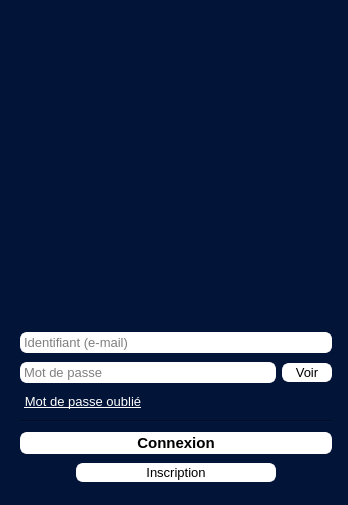
<?xml version="1.0" encoding="UTF-8"?>
<ui version="4.0">
 <class>Widget</class>
 <widget class="QWidget" name="Widget">
  <property name="geometry">
   <rect>
    <x>0</x>
    <y>0</y>
    <width>348</width>
    <height>505</height>
   </rect>
  </property>
  <property name="minimumSize">
   <size>
    <width>348</width>
    <height>505</height>
   </size>
  </property>
  <property name="maximumSize">
   <size>
    <width>348</width>
    <height>505</height>
   </size>
  </property>
  <property name="font">
   <font>
    <pointsize>10</pointsize>
   </font>
  </property>
  <property name="windowTitle">
   <string>Page de connexion</string>
  </property>
  <property name="styleSheet">
   <string notr="true">background-color: rgb(80, 80, 80);
background-color: rgb(2, 20, 56);</string>
  </property>
  <layout class="QHBoxLayout" name="horizontalLayout_4">
   <item>
    <widget class="QStackedWidget" name="stackedWidget">
     <property name="minimumSize">
      <size>
       <width>330</width>
       <height>450</height>
      </size>
     </property>
     <property name="maximumSize">
      <size>
       <width>330</width>
       <height>500</height>
      </size>
     </property>
     <property name="font">
      <font>
       <pointsize>8</pointsize>
      </font>
     </property>
     <property name="currentIndex">
      <number>0</number>
     </property>
     <widget class="QWidget" name="connectPage">
      <layout class="QHBoxLayout" name="horizontalLayout_8">
       <item>
        <layout class="QVBoxLayout" name="connectPageVerticalLayout">
         <item>
          <layout class="QHBoxLayout" name="horizontalLayout_3">
           <item>
            <widget class="QLabel" name="mainAppLogoLabelPage1">
             <property name="maximumSize">
              <size>
               <width>300</width>
               <height>300</height>
              </size>
             </property>
             <property name="text">
              <string/>
             </property>
             <property name="pixmap">
              <pixmap>../../ressources/bestBettor logo.jpg</pixmap>
             </property>
             <property name="scaledContents">
              <bool>true</bool>
             </property>
            </widget>
           </item>
          </layout>
         </item>
         <item>
          <widget class="QLineEdit" name="idLineEdit">
           <property name="font">
            <font>
             <pointsize>10</pointsize>
            </font>
           </property>
           <property name="autoFillBackground">
            <bool>false</bool>
           </property>
           <property name="styleSheet">
            <string notr="true">color: rgb(0, 0, 0);
background-color: rgb(255, 255, 255);
border: 2px solid white;
border-radius: 7px;</string>
           </property>
           <property name="placeholderText">
            <string>Identifiant (e-mail)</string>
           </property>
          </widget>
         </item>
         <item>
          <layout class="QHBoxLayout" name="horizontalLayout">
           <item>
            <widget class="QLineEdit" name="passwordLineEdit">
             <property name="font">
              <font>
               <pointsize>10</pointsize>
              </font>
             </property>
             <property name="styleSheet">
              <string notr="true">color: rgb(0, 0, 0);
background-color: rgb(255, 255, 255);
border: 2px solid white;
border-radius: 7px;</string>
             </property>
             <property name="echoMode">
              <enum>QLineEdit::Password</enum>
             </property>
             <property name="placeholderText">
              <string>Mot de passe</string>
             </property>
            </widget>
           </item>
           <item>
            <widget class="QPushButton" name="seePasswordPushButton">
             <property name="minimumSize">
              <size>
               <width>50</width>
               <height>0</height>
              </size>
             </property>
             <property name="maximumSize">
              <size>
               <width>50</width>
               <height>16777215</height>
              </size>
             </property>
             <property name="font">
              <font>
               <pointsize>10</pointsize>
              </font>
             </property>
             <property name="styleSheet">
              <string notr="true">color: rgb(0, 0, 0);
background-color: rgb(255, 255, 255);
border: 2px solid white;
border-radius: 7px;</string>
             </property>
             <property name="text">
              <string>Voir</string>
             </property>
            </widget>
           </item>
          </layout>
         </item>
         <item>
          <widget class="QPushButton" name="forgottenPasswordPushButton">
           <property name="minimumSize">
            <size>
             <width>0</width>
             <height>0</height>
            </size>
           </property>
           <property name="maximumSize">
            <size>
             <width>126</width>
             <height>16777215</height>
            </size>
           </property>
           <property name="font">
            <font>
             <pointsize>10</pointsize>
             <underline>true</underline>
            </font>
           </property>
           <property name="styleSheet">
            <string notr="true">color: rgb(255, 255, 255);
border: 2px solid rgb(2, 20, 56);
border-radius: 7px;</string>
           </property>
           <property name="text">
            <string>Mot de passe oublié</string>
           </property>
           <property name="flat">
            <bool>true</bool>
           </property>
          </widget>
         </item>
         <item>
          <widget class="Line" name="line">
           <property name="styleSheet">
            <string notr="true">color: rgb(255, 255, 255);</string>
           </property>
           <property name="orientation">
            <enum>Qt::Horizontal</enum>
           </property>
          </widget>
         </item>
         <item>
          <widget class="QPushButton" name="connectPushButton">
           <property name="font">
            <font>
             <pointsize>11</pointsize>
             <bold>true</bold>
            </font>
           </property>
           <property name="autoFillBackground">
            <bool>false</bool>
           </property>
           <property name="styleSheet">
            <string notr="true">color: rgb(0, 0, 0);
background-color: rgb(255, 255, 255);
border: 2px solid white;
border-radius: 7px;</string>
           </property>
           <property name="text">
            <string>Connexion</string>
           </property>
          </widget>
         </item>
         <item>
          <layout class="QHBoxLayout" name="horizontalLayout_2">
           <item>
            <widget class="QPushButton" name="registrationPushButton">
             <property name="minimumSize">
              <size>
               <width>200</width>
               <height>0</height>
              </size>
             </property>
             <property name="maximumSize">
              <size>
               <width>200</width>
               <height>16777215</height>
              </size>
             </property>
             <property name="font">
              <font>
               <pointsize>10</pointsize>
              </font>
             </property>
             <property name="layoutDirection">
              <enum>Qt::LeftToRight</enum>
             </property>
             <property name="styleSheet">
              <string notr="true">color: rgb(0, 0, 0);
background-color: rgb(255, 255, 255);
border: 2px solid white;
border-radius: 7px;</string>
             </property>
             <property name="text">
              <string>Inscription</string>
             </property>
            </widget>
           </item>
          </layout>
         </item>
        </layout>
       </item>
      </layout>
     </widget>
     <widget class="QWidget" name="registerPage">
      <layout class="QHBoxLayout" name="horizontalLayout_9">
       <item>
        <layout class="QVBoxLayout" name="registerPageVerticalLayout">
         <item>
          <widget class="QPushButton" name="backPushButtonPage2">
           <property name="maximumSize">
            <size>
             <width>80</width>
             <height>16777215</height>
            </size>
           </property>
           <property name="styleSheet">
            <string notr="true">color: rgb(0, 0, 0);
background-color: rgb(255, 255, 255);
border: 2px solid white;
border-radius: 7px;</string>
           </property>
           <property name="text">
            <string>&lt;- Retour</string>
           </property>
           <property name="autoRepeatInterval">
            <number>100</number>
           </property>
          </widget>
         </item>
         <item>
          <layout class="QHBoxLayout" name="horizontalLayout_7">
           <item>
            <widget class="QLabel" name="mainAppLogoLabelPage2">
             <property name="maximumSize">
              <size>
               <width>200</width>
               <height>200</height>
              </size>
             </property>
             <property name="text">
              <string/>
             </property>
             <property name="pixmap">
              <pixmap>../../ressources/bestBettor logo.jpg</pixmap>
             </property>
             <property name="scaledContents">
              <bool>true</bool>
             </property>
            </widget>
           </item>
          </layout>
         </item>
         <item>
          <widget class="QLineEdit" name="pseudoLineEditPage2">
           <property name="font">
            <font>
             <pointsize>10</pointsize>
            </font>
           </property>
           <property name="styleSheet">
            <string notr="true">color: rgb(0, 0, 0);
background-color: rgb(255, 255, 255);
border: 2px solid white;
border-radius: 7px;</string>
           </property>
           <property name="placeholderText">
            <string>Nom d'affichage</string>
           </property>
          </widget>
         </item>
         <item>
          <widget class="QLineEdit" name="idLineEditPage2">
           <property name="font">
            <font>
             <pointsize>10</pointsize>
            </font>
           </property>
           <property name="styleSheet">
            <string notr="true">color: rgb(0, 0, 0);
background-color: rgb(255, 255, 255);
border: 2px solid white;
border-radius: 7px;</string>
           </property>
           <property name="text">
            <string/>
           </property>
           <property name="placeholderText">
            <string>E-mail</string>
           </property>
          </widget>
         </item>
         <item>
          <layout class="QHBoxLayout" name="horizontalLayout_5">
           <item>
            <widget class="QLineEdit" name="passwordLineEditPage2">
             <property name="font">
              <font>
               <pointsize>10</pointsize>
              </font>
             </property>
             <property name="styleSheet">
              <string notr="true">color: rgb(0, 0, 0);
background-color: rgb(255, 255, 255);
border: 2px solid white;
border-radius: 7px;</string>
             </property>
             <property name="echoMode">
              <enum>QLineEdit::Password</enum>
             </property>
             <property name="placeholderText">
              <string>Mot de passe</string>
             </property>
            </widget>
           </item>
           <item>
            <widget class="QPushButton" name="seePasswordPushButtonPage2">
             <property name="minimumSize">
              <size>
               <width>50</width>
               <height>0</height>
              </size>
             </property>
             <property name="maximumSize">
              <size>
               <width>50</width>
               <height>16777215</height>
              </size>
             </property>
             <property name="font">
              <font>
               <pointsize>10</pointsize>
              </font>
             </property>
             <property name="styleSheet">
              <string notr="true">color: rgb(0, 0, 0);
background-color: rgb(255, 255, 255);
border: 2px solid white;
border-radius: 7px;</string>
             </property>
             <property name="text">
              <string>Voir</string>
             </property>
            </widget>
           </item>
          </layout>
         </item>
         <item>
          <layout class="QHBoxLayout" name="horizontalLayout_6">
           <item>
            <widget class="QSpinBox" name="ageSpinBoxPage2">
             <property name="font">
              <font>
               <pointsize>10</pointsize>
              </font>
             </property>
             <property name="styleSheet">
              <string notr="true">color: rgb(0, 0, 0);
background-color: rgb(255, 255, 255);
border: 2px solid white;
border-radius: 7px;</string>
             </property>
             <property name="suffix">
              <string> ans</string>
             </property>
             <property name="prefix">
              <string>J'ai </string>
             </property>
             <property name="minimum">
              <number>0</number>
             </property>
             <property name="maximum">
              <number>122</number>
             </property>
             <property name="value">
              <number>18</number>
             </property>
            </widget>
           </item>
           <item>
            <widget class="QCheckBox" name="acceptAgeCheckBoxPage2">
             <property name="font">
              <font>
               <pointsize>10</pointsize>
              </font>
             </property>
             <property name="styleSheet">
              <string notr="true">color: rgb(255, 255, 255);</string>
             </property>
             <property name="text">
              <string>Je certifie avoir plus de 18 ans</string>
             </property>
            </widget>
           </item>
          </layout>
         </item>
         <item>
          <widget class="Line" name="line_2">
           <property name="orientation">
            <enum>Qt::Horizontal</enum>
           </property>
          </widget>
         </item>
         <item>
          <widget class="QPushButton" name="acceptPushButtonPage2">
           <property name="maximumSize">
            <size>
             <width>225</width>
             <height>16777215</height>
            </size>
           </property>
           <property name="font">
            <font>
             <pointsize>10</pointsize>
             <underline>true</underline>
            </font>
           </property>
           <property name="styleSheet">
            <string notr="true">color: rgb(255, 255, 255);
border: 2px solid rgb(2, 20, 56);
border-radius: 7px;</string>
           </property>
           <property name="text">
            <string>Je consulte les conditions d'utilisation</string>
           </property>
           <property name="flat">
            <bool>true</bool>
           </property>
          </widget>
         </item>
         <item>
          <widget class="QCheckBox" name="acceptCheckBoxPage2">
           <property name="font">
            <font>
             <pointsize>9</pointsize>
            </font>
           </property>
           <property name="styleSheet">
            <string notr="true">color: rgb(255, 255, 255);</string>
           </property>
           <property name="text">
            <string>J'ai lu et j'accepte l'utilisation et l'enregistrement de
mes données selon la réglementation de la RGPD</string>
           </property>
          </widget>
         </item>
         <item>
          <widget class="Line" name="line_3">
           <property name="orientation">
            <enum>Qt::Horizontal</enum>
           </property>
          </widget>
         </item>
         <item>
          <widget class="QPushButton" name="registrationPushButtonPage2">
           <property name="enabled">
            <bool>false</bool>
           </property>
           <property name="font">
            <font>
             <pointsize>11</pointsize>
             <bold>true</bold>
            </font>
           </property>
           <property name="styleSheet">
            <string notr="true">color: rgb(0, 0, 0);
background-color: rgb(255, 255, 255);
border: 2px solid white;
border-radius: 7px;</string>
           </property>
           <property name="text">
            <string>Je m'inscris</string>
           </property>
          </widget>
         </item>
        </layout>
       </item>
      </layout>
     </widget>
     <widget class="QWidget" name="ForgottenPassword">
      <layout class="QVBoxLayout" name="verticalLayout_6">
       <item>
        <widget class="QPushButton" name="backPushButtonPage3">
         <property name="maximumSize">
          <size>
           <width>80</width>
           <height>16777215</height>
          </size>
         </property>
         <property name="styleSheet">
          <string notr="true">color: rgb(0, 0, 0);
background-color: rgb(255, 255, 255);
border: 2px solid white;
border-radius: 7px;</string>
         </property>
         <property name="text">
          <string>&lt;- Retour</string>
         </property>
         <property name="autoRepeatInterval">
          <number>100</number>
         </property>
        </widget>
       </item>
       <item>
        <layout class="QVBoxLayout" name="verticalLayout_5">
         <item>
          <layout class="QHBoxLayout" name="horizontalLayout_10">
           <item>
            <widget class="QLabel" name="mainAppLogoLabelPage3">
             <property name="minimumSize">
              <size>
               <width>300</width>
               <height>300</height>
              </size>
             </property>
             <property name="maximumSize">
              <size>
               <width>300</width>
               <height>300</height>
              </size>
             </property>
             <property name="text">
              <string/>
             </property>
             <property name="pixmap">
              <pixmap>../../ressources/bestBettor logo.jpg</pixmap>
             </property>
             <property name="scaledContents">
              <bool>true</bool>
             </property>
             <property name="wordWrap">
              <bool>true</bool>
             </property>
            </widget>
           </item>
          </layout>
         </item>
        </layout>
       </item>
       <item>
        <widget class="QLabel" name="infoLabelPage3">
         <property name="maximumSize">
          <size>
           <width>16777215</width>
           <height>20</height>
          </size>
         </property>
         <property name="font">
          <font>
           <pointsize>10</pointsize>
          </font>
         </property>
         <property name="styleSheet">
          <string notr="true">color: rgb(255, 255, 255);</string>
         </property>
         <property name="text">
          <string>Saisissez l'adresse e-mail de votre compte</string>
         </property>
        </widget>
       </item>
       <item>
        <widget class="QLineEdit" name="emailLineEditPage3">
         <property name="font">
          <font>
           <pointsize>10</pointsize>
          </font>
         </property>
         <property name="styleSheet">
          <string notr="true">color: rgb(0, 0, 0);
background-color: rgb(255, 255, 255);
border: 2px solid white;
border-radius: 7px;</string>
         </property>
         <property name="inputMethodHints">
          <set>Qt::ImhEmailCharactersOnly</set>
         </property>
         <property name="text">
          <string/>
         </property>
         <property name="placeholderText">
          <string>Adresse e-mail du compte</string>
         </property>
        </widget>
       </item>
       <item>
        <widget class="Line" name="line_4">
         <property name="orientation">
          <enum>Qt::Horizontal</enum>
         </property>
        </widget>
       </item>
       <item>
        <widget class="QPushButton" name="emailPushButtonPage3">
         <property name="font">
          <font>
           <pointsize>11</pointsize>
          </font>
         </property>
         <property name="styleSheet">
          <string notr="true">color: rgb(0, 0, 0);
background-color: rgb(255, 255, 255);
border: 2px solid white;
border-radius: 7px;</string>
         </property>
         <property name="text">
          <string>Envoyer l'e-mail de récupération</string>
         </property>
        </widget>
       </item>
       <item>
        <spacer name="verticalSpacer">
         <property name="orientation">
          <enum>Qt::Vertical</enum>
         </property>
         <property name="sizeHint" stdset="0">
          <size>
           <width>20</width>
           <height>40</height>
          </size>
         </property>
        </spacer>
       </item>
      </layout>
     </widget>
    </widget>
   </item>
  </layout>
 </widget>
 <resources/>
 <connections/>
</ui>
